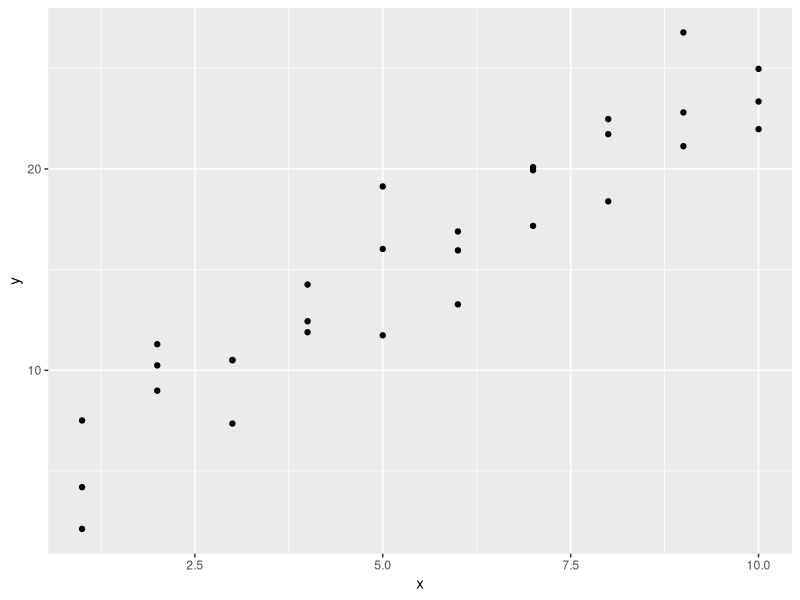
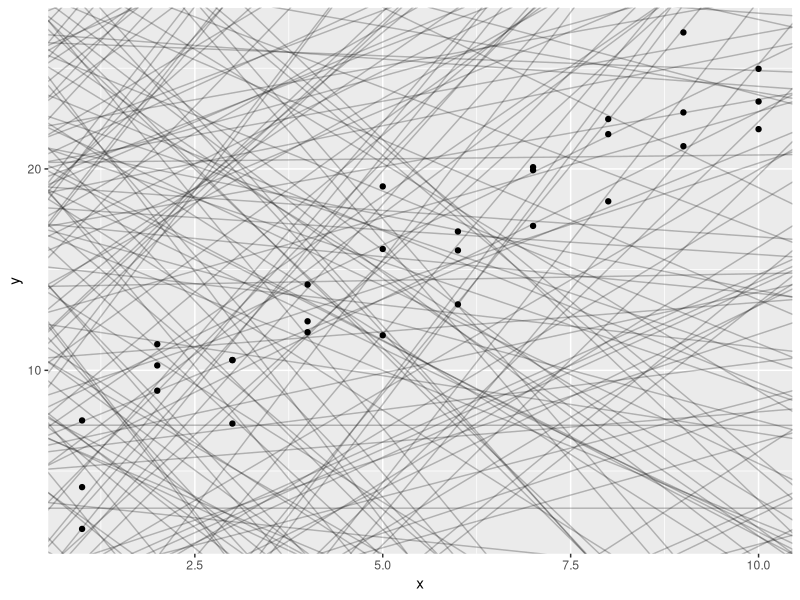
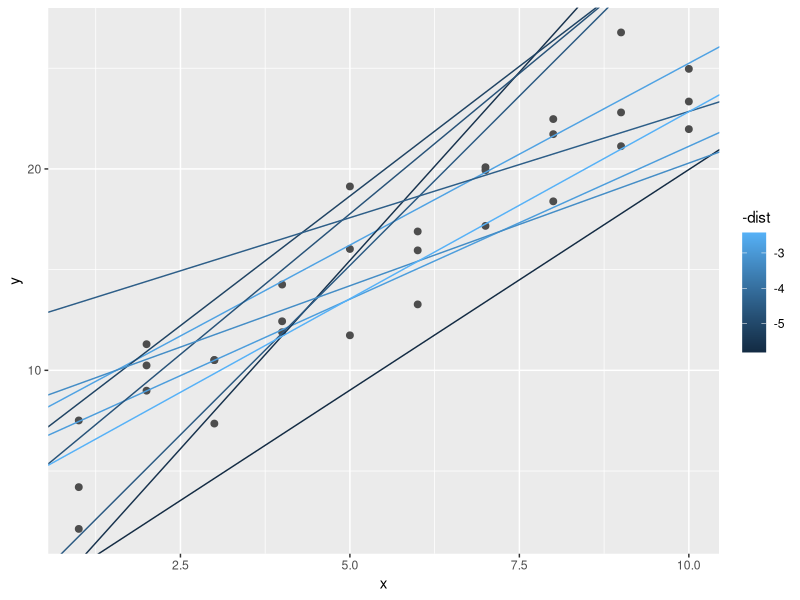
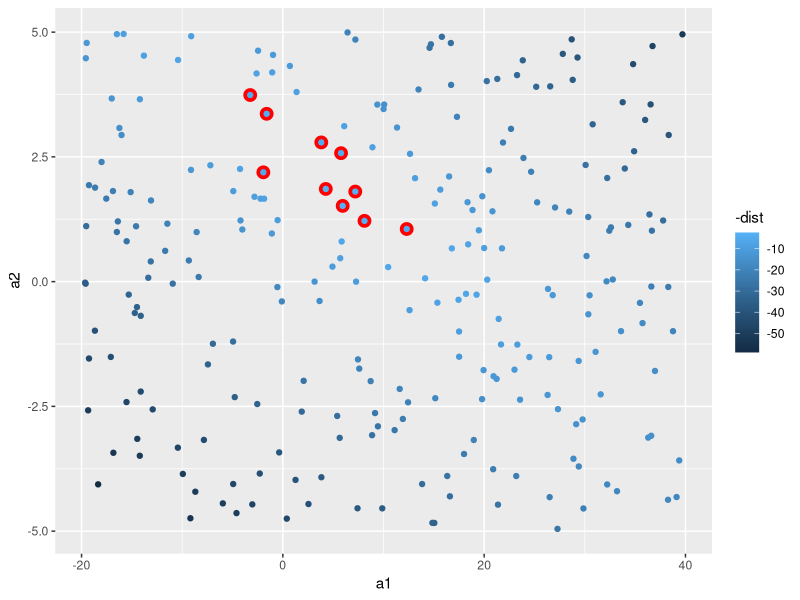
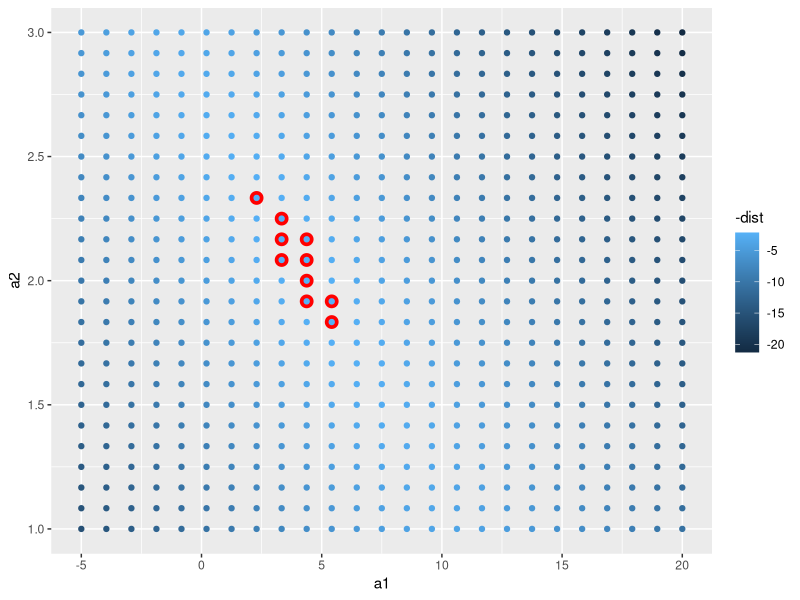
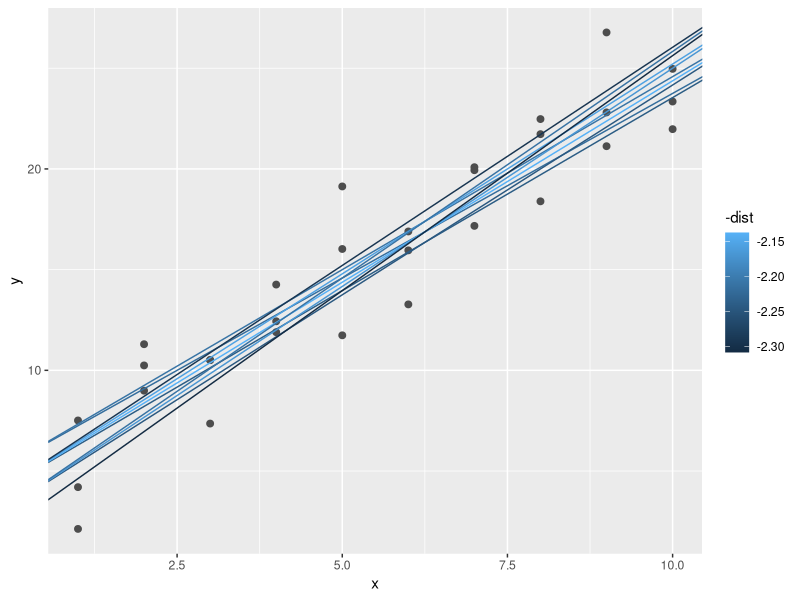
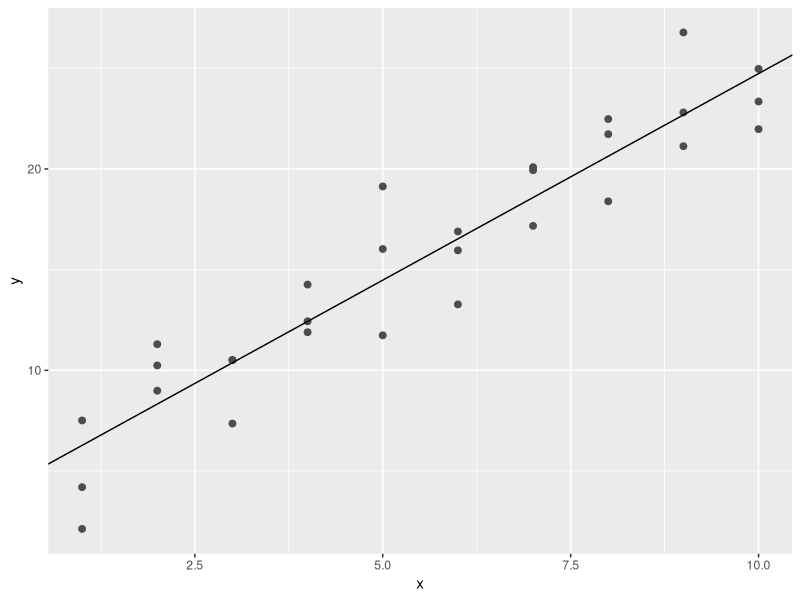
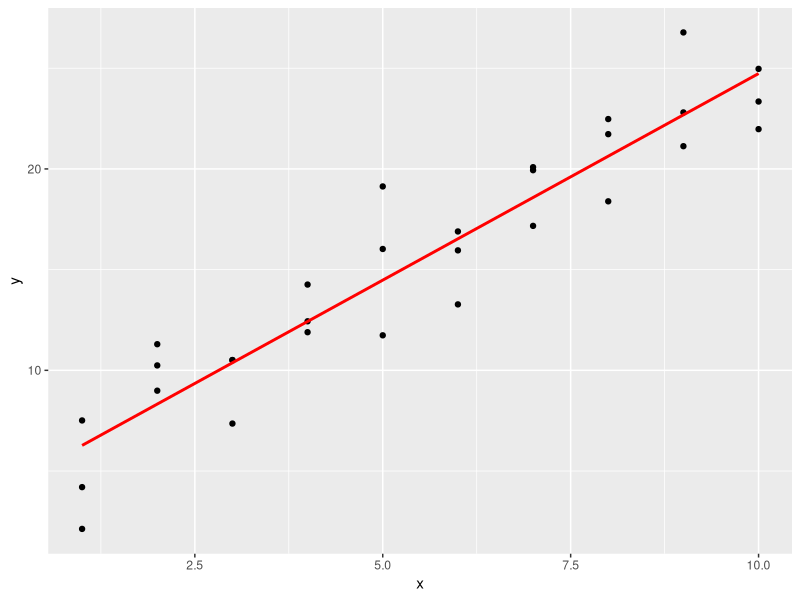

Write the R code that produced these figures, in order. (Note: this script raises an error after producing the figures.)
library(tidyverse)
library(modelr)
options(na.action = na.warn)

ggplot(sim1, aes(x, y)) +
  geom_point()
models <- tibble(
  a1 = runif(250, -20, 40),
  a2 = runif(250, -5, 5)
)
ggplot(sim1, aes(x, y)) +
  geom_abline(aes(intercept = a1, slope = a2), data = models, alpha = 1/4) +
  geom_point()
model1 <- function(a, data) {
  a[1] + data$x * a[2]
}
model1(c(7, 1.5), sim1)
measure_distance <- function(mod, data) {
  diff <- data$y - model1(mod, data)
  sqrt(mean(diff ^ 2))
}
measure_distance(c(7, 1.5), sim1)
sim1_dist <- function(a1, a2) {
  measure_distance(c(a1, a2), sim1)
}
models <- models %>%
  mutate(dist = purrr::map2_dbl(a1, a2, sim1_dist))
models
ggplot(sim1, aes(x, y)) +
  geom_point(size = 2, colour = "grey30") +
  geom_abline(
    aes(intercept = a1, slope = a2, colour = -dist),
    data = filter(models, rank(dist) <= 10)
  )
ggplot(models, aes(a1, a2)) +
  geom_point(data = filter(models, rank(dist) <= 10), size = 4, colour = "red") +
  geom_point(aes(colour = -dist))
grid <- expand.grid(
  a1 = seq(-5, 20, length = 25),
  a2 = seq(1, 3, length = 25)
) %>%
  mutate(dist = purrr::map2_dbl(a1, a2, sim1_dist))
grid %>%
  ggplot(aes(a1, a2)) +
  geom_point(data = filter(grid, rank(dist) <= 10), size = 4, colour = "red") +
  geom_point(aes(colour = -dist))
ggplot(sim1, aes(x, y)) +
  geom_point(size = 2, colour = "grey30") +
  geom_abline(
    aes(intercept = a1, slope = a2, colour = -dist),
    data = filter(grid, rank(dist) <= 10)
  )
best <- optim(c(0, 0), measure_distance, data = sim1)
best$par
ggplot(sim1, aes(x, y)) +
  geom_point(size = 2, colour = "grey30") +
  geom_abline(intercept = best$par[1], slope = best$par[2])
sim1_mod <- lm(y ~ x, data = sim1)
coef(sim1_mod)
grid <- sim1 %>%
  data_grid(x)
grid
grid <- grid %>%
  add_predictions(sim1_mod)
grid
ggplot(sim1, aes(x)) +
  geom_point(aes(y = y)) +
  geom_line(aes(y = pred), data = grid, colour = "red", size = 1)
sim1 <- sim1 %>%
  add_residuals(sim1_mod)
sim1
ggplot(sim1, aes(resid)) +
  geom_freqpoly(binwidth = 0.5)
ggplot(sim1, aes(x, resid)) +
  geom_ref_line(h = 0) +
  geom_point()

df <- tribble(
  ~y, ~x1, ~x2,
  4, 2, 5,
  5, 1, 6
)
model_matrix(df, y ~ x1)
model_matrix(df, y ~ x1 - 1)
model_matrix(df, y ~ x1 + x2)
df <- tribble(
  ~ sex, ~ response,
  "male", 1,
  "female", 2,
  "male", 1
)
model_matrix(df, response ~ sex)
ggplot(sim2) +
  geom_point(aes(x, y))
mod2 <- lm(y ~ x, data = sim2)
grid <- sim2 %>%
  data_grid(x) %>%
  add_predictions(mod2)
grid
ggplot(sim2, aes(x)) +
  geom_point(aes(y = y)) +
  geom_point(data = grid, aes(y = pred), colour = "red", size = 4)
tibble(x = "e") %>%
  add_predictions(mod2)
ggplot(sim3, aes(x1, y)) +
  geom_point(aes(colour = x2))
mod1 <- lm(y ~ x1 + x2, data = sim3)
mod2 <- lm(y ~ x1 * x2, data = sim3)
grid <- sim3 %>%
  data_grid(x1, x2) %>%
  gather_predictions(mod1, mod2)
grid
ggplot(sim3, aes(x1, y, colour = x2)) +
  geom_point() +
  geom_line(data = grid, aes(y = pred)) +
  facet_wrap(~ model)
sim3 <- sim3 %>%
  gather_residuals(mod1, mod2)
ggplot(sim3, aes(x1, resid, colour = x2)) +
  geom_point() +
  facet_grid(model ~ x2)

mod1 <- lm(y ~ x1 + x2, data = sim4)
mod2 <- lm(y ~ x1 * x2, data = sim4)
grid <- sim4 %>%
  data_grid(
    x1 = seq_range(x1, 5),
    x2 = seq_range(x2, 5)
  ) %>%
  gather_predictions(mod1, mod2)
grid
seq_range(c(0.0123, 0.923423), n = 5)
seq_range(c(0.0123, 0.923423), n = 5, pretty = TRUE)
x1 <- rcauchy(100)
seq_range(x1, n = 5)
seq_range(x1, n = 5, trim = 0.10)
seq_range(x1, n = 5, trim = 0.25)
seq_range(x1, n = 5, trim = 0.50)
x2 <- c(0, 1)
seq_range(x2, n = 5)
seq_range(x2, n = 5, expand = 0.10)
seq_range(x2, n = 5, expand = 0.25)
seq_range(x2, n = 5, expand = 0.50)
ggplot(grid, aes(x1, x2)) +
  geom_tile(aes(fill = pred)) +
  facet_wrap(~ model)
ggplot(grid, aes(x1, pred, colour = x2, group = x2)) +
  geom_line() +
  facet_wrap(~ model)
ggplot(grid, aes(x2, pred, colour = x1, group = x1)) +
  geom_line() +
  facet_wrap(~ model)
df <- tribble(
  ~y, ~x,
  1, 1,
  2, 2,
  3, 3
)
model_matrix(df, y ~ x^2 + x)
model_matrix(df, y ~ I(x^2) + x)
model_matrix(df, y ~ poly(x, 2))
library(splines)
model_matrix(df, y ~ ns(x, 2))
sim5 <- tibble(
  x = seq(0, 3.5 * pi, length = 50),
  y = 4 * sin(x) + rnorm(length(x))
)
ggplot(sim5, aes(x, y)) +
  geom_point()
mod1 <- lm(y ~ ns(x, 1), data = sim5)
mod2 <- lm(y ~ ns(x, 2), data = sim5)
mod3 <- lm(y ~ ns(x, 3), data = sim5)
mod4 <- lm(y ~ ns(x, 4), data = sim5)
mod5 <- lm(y ~ ns(x, 5), data = sim5)
grid <- sim5 %>%
  data_grid(x = seq_range(x, n = 50, expand = 0.1)) %>%
  gather_predictions(mod1, mod2, mod3, mod4, mod5, .pred = "y")
ggplot(sim5, aes(x, y)) +
  geom_point() +
  geom_line(data = grid, colour = "red") +
  facet_wrap(~ model)
df <- tribble(
  ~x, ~y,
  1, 2.2,
  2, NA,
  3, 3.5,
  4, 8.3,
  NA, 10
)
mod <- lm(y ~ x, data = df)
mod <- lm(y ~ x, data = df, na.action = na.exclude)
nobs(mod)
